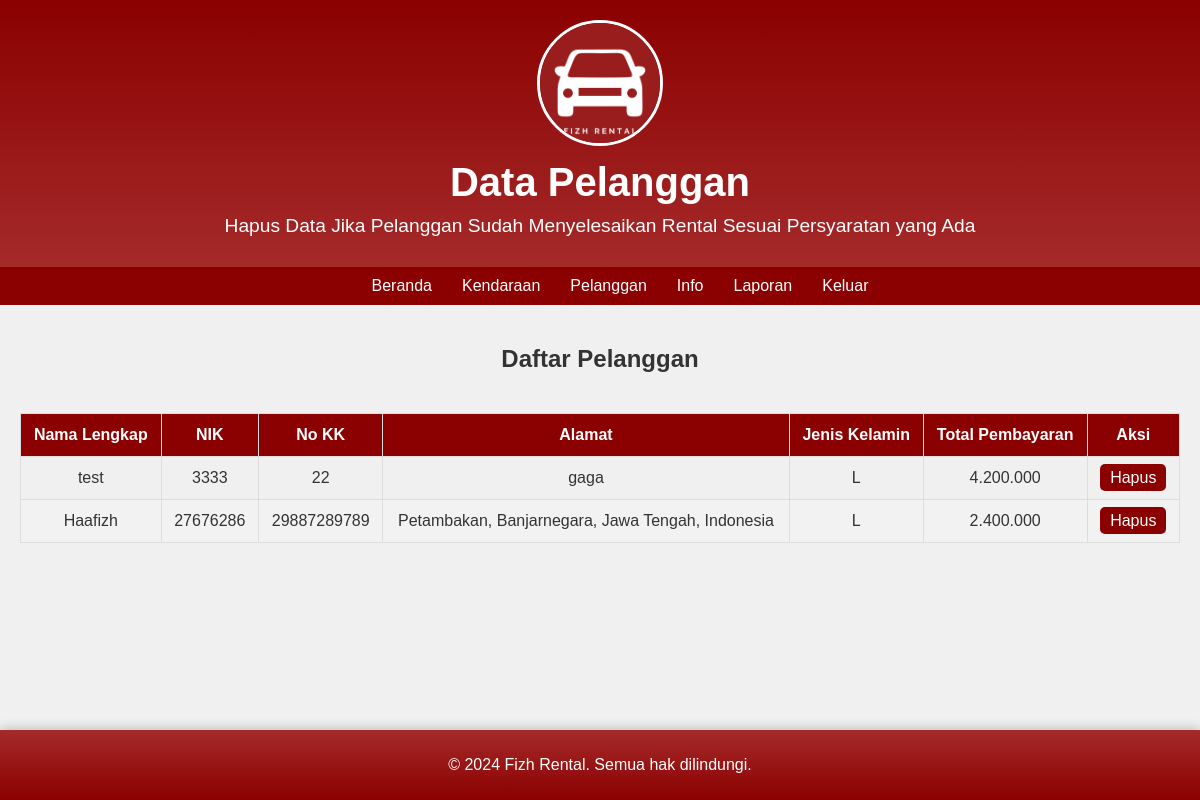
Page /admin/PelangganAdmin.php (signed in) on the committed database.
### tables this page shows
CREATE TABLE `tbpemesanan` (
  `id` int(11) NOT NULL,
  `namalengkap` varchar(100) NOT NULL,
  `nik` varchar(20) NOT NULL,
  `nokk` varchar(20) NOT NULL,
  `alamat` text NOT NULL,
  `jenis_kelamin` enum('L','P') NOT NULL,
  `total_pembayaran` decimal(10,2) NOT NULL
);

### admin/PelangganAdmin.php (the view, shortened to what this page needs)
<?php
include '../koneksi/koneksi.php';
$query = "SELECT * FROM tbpemesanan";
$result = mysqli_query($conn, $query);
?>
<!DOCTYPE html>
<html lang="id">
<head>
    <link rel="stylesheet" href="https://cdnjs.cloudflare.com/ajax/libs/font-awesome/6.0.0-beta3/css/all.min.css">
</head>
<body>
    <header>
        <img src="../img/LogoFizhCarRental.png" alt="Logo">
        <h1>Data Pelanggan</h1>
        <p>Hapus Data Jika Pelanggan Sudah Menyelesaikan Rental Sesuai Persyaratan yang Ada</p>
    </header>
    <nav>
        <ul class="nav-links">
            <li><a href="BerandaAdmin.php">Beranda</a></li>
            <li><a href="KendaraanAdmin.php">Kendaraan</a></li>
            <li><a href="PelangganAdmin.php">Pelanggan</a></li>
            <li><a href="InfoAdmin.php">Info</a></li>
            <li><a href="LaporanAdmin.php">Laporan</a></li>
            <li><a href="../koneksi/logout.php">Keluar</a></li>
        </ul>
    </nav>
    <div class="container">
        <h2>Daftar Pelanggan</h2>
        <table>
            <thead>
                <tr>
                    <th>Nama Lengkap</th>
                    <th>NIK</th>
                    <th>No KK</th>
                    <th>Alamat</th>
                    <th>Jenis Kelamin</th>
                    <th>Total Pembayaran</th>
                    <th>Aksi</th>
                </tr>
            </thead>
            <tbody>
                <?php
                if (mysqli_num_rows($result) > 0) {
                    while ($row = mysqli_fetch_assoc($result)) {
                        echo "<tr>";
                        echo "<td>" . $row['namalengkap'] . "</td>";
                        echo "<td>" . $row['nik'] . "</td>";
                        echo "<td>" . $row['nokk'] . "</td>";
                        echo "<td>" . $row['alamat'] . "</td>";
                        echo "<td>" . $row['jenis_kelamin'] . "</td>";
                        echo "<td>" . number_format($row['total_pembayaran'], 0, ',', '.') . "</td>";
                        echo "<td>
                                                               <a href='hapuspelanggan.php?id=" . $row['id'] . "' class='action-button'>Hapus</a>
                              </td>";
                        echo "</tr>";
                    }
                } else {
                    echo "<tr><td colspan='6'>Tidak ada data pelanggan.</td></tr>";
                }
                ?>
            </tbody>
        </table>
    </div>
    <footer>
        <p>&copy; 2024 Fizh Rental. Semua hak dilindungi.</p>
    </footer>
</body>
</html>

### admin/PelangganAdmin.php (style rules this page uses)
body { font-family: 'Poppins', sans-serif; margin: 0; background: #f0f0f0; color: #333; display: flex; flex-direction: column; min-height: 100vh; }
header { background: linear-gradient(to bottom, #8B0000, #A52A2A); color: white; text-align: center; padding: 20px 0; box-shadow: 0 2px 10px rgba(0, 0, 0, 0.2); }
header img { max-width: 120px; margin-bottom: 10px; border-radius: 50%; border: 3px solid white; }
header h1 { margin: 0; font-size: 2.5em; }
header p { margin: 10px 0; font-size: 1.2em; }
nav { display: flex; justify-content: center; align-items: center; background-color: #8B0000; padding: 10px 20px; position: relative; z-index: 1000; }
.nav-links { display: flex; gap: 0; margin: 0; list-style: none; }
.nav-links a { color: white; text-decoration: none; padding: 10px 15px; border-radius: 5px; transition: background-color 0.3s; }
.container { padding: 20px; display: flex; flex-direction: column; align-items: center; flex: 1; }
table { width: 100%; border-collapse: collapse; margin: 20px 0; font-size: 1em; text-align: left; overflow-x: auto; }
th, td { padding: 12px; border: 1px solid #ddd; text-align: center; }
th { background-color: #8B0000; color: white; }
tr:nth-child(even) { background-color: #f2f2f2; }
.action-button { background-color: #8B0000; color: white; padding: 5px 10px; border: none; border-radius: 5px; cursor: pointer; transition: background-color 0.3s; text-decoration: none; }
footer { background: linear-gradient(to top, #8B0000, #A52A2A); color: white; text-align: center; padding: 10px 0; position: relative; bottom: 0; width: 100%; box-shadow: 0 -2px 10px rgba(0, 0, 0, 0.2); }

### rows in the picture
tbpemesanan: namalengkap "test", nik "3333", nokk "22", alamat "gaga", jenis_kelamin "L", total_pembayaran "4.200.000"
tbpemesanan: namalengkap "Haafizh", nik "27676286", nokk "29887289789", alamat "Petambakan, Banjarnegara, Jawa Tengah, Indonesia", jenis_kelamin "L", total_pembayaran "2.400.000"
